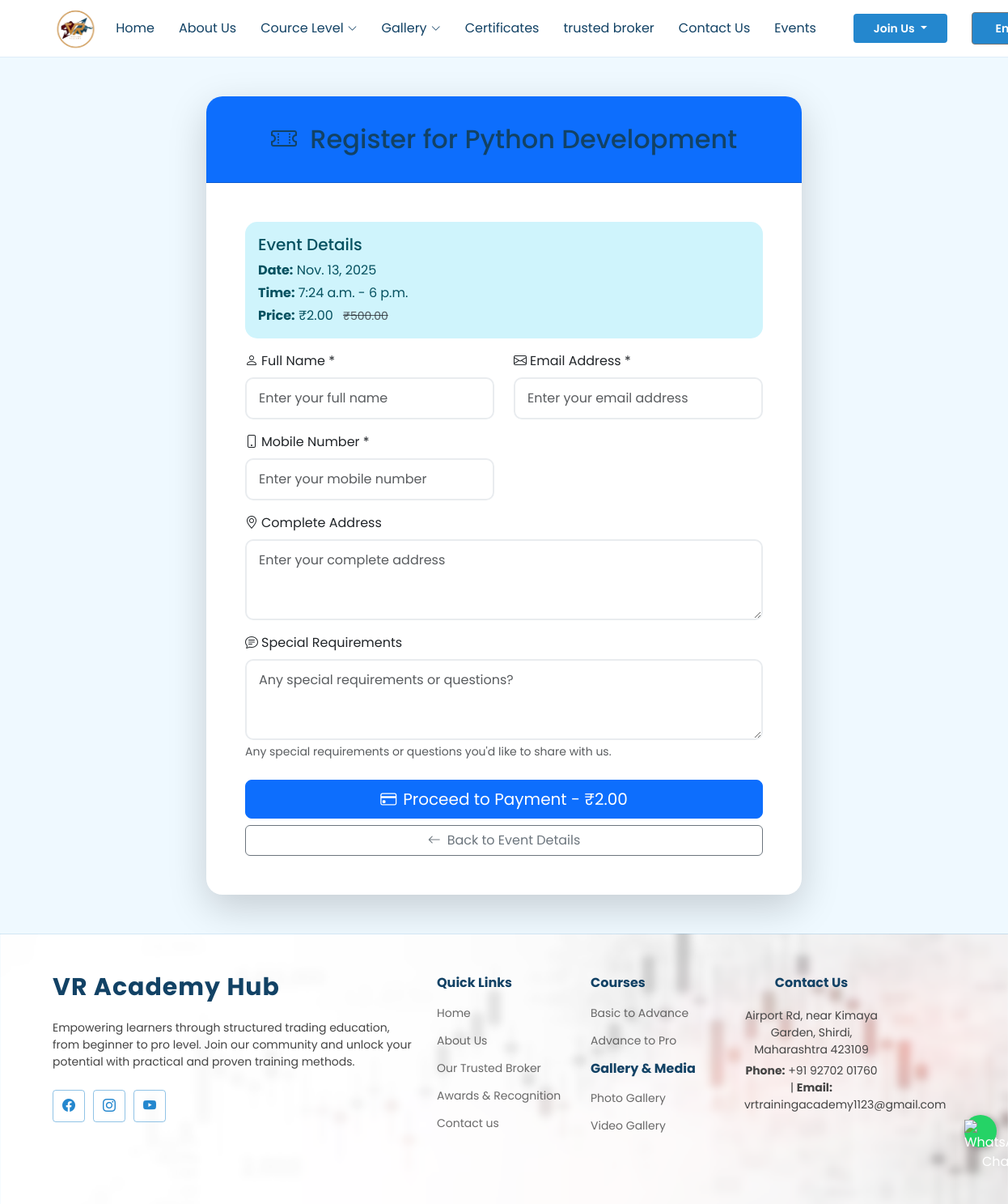
/en/event/1/register/, run on the app's committed database.
### AdminApp/models.py (models this page shows, shortened)
class Event(models.Model):
    EVENT_STATUS = [
        ('draft', 'Draft'),
        ('published', 'Published'),
        ('cancelled', 'Cancelled'),
        ('completed', 'Completed'),
    ]
    thumbnail = models.ImageField(
        upload_to="event_thumbnails/",
        blank=True,
        null=True,
        help_text="Upload event thumbnail image (Recommended size: 800x600 pixels)"
    )
    title = models.CharField(
        max_length=200,
        help_text="Enter the main title of the event"
    )
    subtitle = models.CharField(
        max_length=300,
        blank=True,
        null=True,
        help_text="Add an optional subtitle for the event"
    )
    description = models.TextField(
        blank=True,
        null=True,
        help_text="Write a detailed description of the event"
    )
    category = models.CharField(
        max_length=100,
        blank=True,
        null=True,
        help_text="Specify the category or type of event (e.g., Webinar, Workshop)"
    )
    tags = models.JSONField(
        default=list,
        blank=True,
        null=True,
        help_text="List of keywords related to the event (e.g., ['Technology', 'Education'])"
    )
    event_date = models.DateField(
        help_text="Select the event date"
    )
    event_start_time = models.TimeField(
        help_text="Enter the start time of the event"
    )
    event_end_time = models.TimeField(
        help_text="Enter the end time of the event"
    )
    timezone = models.CharField(
        max_length=50,
        default='IST',
        help_text="Specify the event timezone"
    )
    meeting_link = models.URLField(
        blank=True,
        null=True,
        help_text="Add meeting link if applicable (e.g., Zoom or Google Meet URL)"
    )
    meeting_id = models.CharField(
        max_length=100,
        blank=True,
        null=True,
        help_text="Enter meeting ID if required"
    )
    meeting_password = models.CharField(
        max_length=100,
        blank=True,
        null=True,
        help_text="Enter meeting password if required"
    )
    is_free = models.BooleanField(
        default=False,
        help_text="Check if the event is free to attend"
    )
    registration_strickthrough_fee = models.DecimalField(
        max_digits=10,
        decimal_places=2,
        blank=True,
        null=True,
        help_text="Enter original registration fee (for strikethrough display)"
    )
    registration_offer_fee = models.DecimalField(
        max_digits=10,
        decimal_places=2,
        default=0.00,
        help_text="Enter discounted or current registration fee"
    )
    status = models.CharField(
        max_length=20,
        choices=EVENT_STATUS,
        default='draft',
        help_text="Select current event status"
    )
    created_at = models.DateTimeField(
        auto_now_add=True,
        help_text="Automatically set when event is created"
    )
    updated_at = models.DateTimeField(
        auto_now=True,
        help_text="Automatically updates when event is modified"
    )
    published_at = models.DateTimeField(
        blank=True,
        null=True,
        help_text="Date and time when event was published"
    )

### WebApp/views.py (the view)
# urls.py: path('event/<int:event_id>/register/', event_registration, name='event_registration'),
def event_registration(request, event_id):
    event = get_object_or_404(Event, id=event_id, status='published')
    if request.method == 'POST':
        form = EventRegistrationForm(request.POST)
        if form.is_valid():
            try:
                registration = form.save(commit=False)
                registration.event = event
                if not registration.registration_id:
                    registration.registration_id = registration.generate_registration_id()
                if event.is_free:
                    registration.payment_status = 'success'
                    registration.save()
                    logger.info(f"Free registration created: {registration.registration_id}")
                    return redirect('registration_success', registration_id=registration.registration_id)
                else:
                    registration.save()
                    logger.info(f"Creating Razorpay order for registration: {registration.registration_id}")
                    order_data = {
                        'amount': event.current_price,  # amount in paisa
                        'currency': 'INR',
                        'receipt': str(registration.registration_id),  # Convert to string
                        'notes': {
                            'event_id': str(event.id),  # Convert to string
                            'registration_id': str(registration.registration_id),  # Convert to string
                        }
                    }
                    try:
                        order = client.order.create(data=order_data)
                        registration.razorpay_order_id = order['id']
                        registration.save()
                        logger.info(f"Razorpay order created: {order['id']}")
                        return render(request, 'payment.html', {
                            'event': event,
                            'registration': registration,
                            'order': order,
                            'razorpay_key_id': settings.RAZORPAY_KEY_ID,
                            'callback_url': request.build_absolute_uri('/payment/verify/'),
                        })
                    except Exception as e:
                        logger.error(f"Razorpay order creation failed: {str(e)}")
                        registration.payment_status = 'failed'
                        registration.save()
                        form.add_error(None, f'Payment initialization failed: {str(e)}')
            except Exception as e:
                logger.error(f"Registration creation failed: {str(e)}")
                form.add_error(None, f'Registration failed: {str(e)}')
    else:
        form = EventRegistrationForm()
    context = {
        'event': event,
        'form': form,
    }
    return render(request, 'event_registration.html', context)

### WebApp/templates/event_registration.html (shortened to what this page needs)
{% extends "website_base.html" %}
{% load static %}
{% block content %}
<div class="container py-5">
    <div class="row justify-content-center">
        <div class="col-lg-8">
            <div class="card shadow-lg border-0">
                <div class="card-header bg-primary text-white py-4">
                    <h2 class="mb-0 text-center">
                        <i class="bi bi-ticket-perforated me-2"></i>
                        Register for {{ event.title }}
                    </h2>
                </div>
                <div class="card-body p-5">
                    <div class="alert alert-info">
                        <h5 class="alert-heading">Event Details</h5>
                        <p class="mb-1"><strong>Date:</strong> {{ event.event_date }}</p>
                        <p class="mb-1"><strong>Time:</strong> {{ event.event_start_time }} - {{ event.event_end_time }}</p>
                        <p class="mb-0"><strong>Price:</strong>
                            {% if event.is_free %}
                                <span class="badge bg-success">FREE</span>
                            {% else %}
                                ₹{{ event.registration_offer_fee }}
                                {% if event.registration_strickthrough_fee %}
                                    <small class="text-muted text-decoration-line-through ms-2">
                                        ₹{{ event.registration_strickthrough_fee }}
                                    </small>
                                {% endif %}
                            {% endif %}
                        </p>
                    </div>
                    <form method="post" id="registrationForm">
                        <div class="row">
                            <div class="col-md-6 mb-3">
                                <label for="{{ form.full_name.id_for_label }}" class="form-label">
                                    <i class="bi bi-person me-1"></i>Full Name *
                                </label>
                                {{ form.full_name }}
                            </div>
                            <div class="col-md-6 mb-3">
                                <label for="{{ form.email.id_for_label }}" class="form-label">
                                    <i class="bi bi-envelope me-1"></i>Email Address *
                                </label>
                                {{ form.email }}
                            </div>
                        </div>
                        <div class="row">
                            <div class="col-md-6 mb-3">
                                <label for="{{ form.mobile_number.id_for_label }}" class="form-label">
                                    <i class="bi bi-phone me-1"></i>Mobile Number *
                                </label>
                                {{ form.mobile_number }}
                            </div>
                            <div class="col-12 mb-3">
                                <label for="{{ form.address.id_for_label }}" class="form-label">
                                    <i class="bi bi-geo-alt me-1"></i>Complete Address
                                </label>
                                {{ form.address }}
                            </div>
                        </div>
                        <div class="mb-4">
                            <label for="{{ form.special_requirements.id_for_label }}" class="form-label">
                                <i class="bi bi-chat-text me-1"></i>Special Requirements
                            </label>
                            {{ form.special_requirements }}
                            <div class="form-text">Any special requirements or questions you'd like to share with us.</div>
                        </div>
                        <div class="d-grid gap-2">
                            {% if event.is_free %}
                                <button type="submit" class="btn btn-success btn-lg">
                                    <i class="bi bi-check-circle me-2"></i>Register for Free
                                </button>
                            {% else %}
                                <button type="submit" class="btn btn-primary btn-lg">
                                    <i class="bi bi-credit-card me-2"></i>Proceed to Payment - ₹{{ event.registration_offer_fee }}
                                </button>
                            {% endif %}
                            <a href="{% url 'event_detail' event.id %}" class="btn btn-outline-secondary">
                                <i class="bi bi-arrow-left me-2"></i>Back to Event Details
                            </a>
                        </div>
                    </form>
                </div>
            </div>
        </div>
    </div>
</div>
{% endblock %}

### static/website/css/style.css (style rules this page uses)
* { font-family: 'Poppins', sans-serif !important; }
:root { --default-font: "Roboto", system-ui, -apple-system, "Segoe UI", Roboto, "Helvetica Neue", Arial, "Noto Sans", "Liberation Sans", sans-serif, "Apple Color Emoji", "Segoe UI Emoji", "Segoe UI Symbol", "Noto Color Emoji"; --heading-font: "Poppins", sans-serif; --nav-font: "Poppins", sans-serif; }
:root { --white: #fff; --background-color: #eff9ff; --default-color: #444444; --heading-color: #124265; --accent-color: #2487ce; --surface-color: #ffffff; --contrast-color: #ffffff; }
:root { --nav-color: #124265; --nav-hover-color: #2487ce; --nav-mobile-background-color: #ffffff; --nav-dropdown-background-color: #ffffff; --nav-dropdown-color: #124265; --nav-dropdown-hover-color: #2487ce; }
:root { scroll-behavior: smooth; }
body { color: var(--default-color); background-color: var(--background-color); font-family: var(--default-font); }
a { color: var(--accent-color); text-decoration: none; transition: 0.3s; }
h1, h2, h3, h4, h5, h6 { color: var(--heading-color); font-family: var(--heading-font); }

### WebApp/templates/website_base.html (style rules this page uses)
* { font-family: 'Poppins', sans-serif !important; }
h2,h1 { padding: 10px; }

### WebApp/templates/event_registration.html (style rules this page uses)
.form-control { border-radius: 10px; padding: 12px 15px; border: 2px solid #e9ecef; transition: all 0.3s ease; }
.card { border-radius: 20px; overflow: hidden; }
.alert { border-radius: 15px; border: none; }

### data on the page
Event: title "Python Development", event_date "Nov. 13, 2025", event_start_time "7:24 a.m.", event_end_time "6 p.m.", registration_offer_fee "2.00", registration_strickthrough_fee "500.00"

### other printed values
form field language "English"
